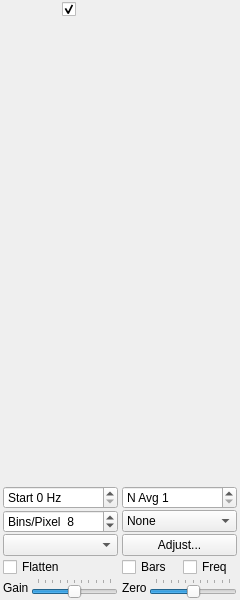
<?xml version="1.0" encoding="UTF-8"?>
<ui version="4.0">
 <class>VerticalWaterfall</class>
 <widget class="QDialog" name="VerticalWaterfall">
  <property name="geometry">
   <rect>
    <x>0</x>
    <y>0</y>
    <width>240</width>
    <height>600</height>
   </rect>
  </property>
  <property name="windowTitle">
   <string>Dialog</string>
  </property>
  <layout class="QVBoxLayout" name="verticalLayout">
   <property name="spacing">
    <number>1</number>
   </property>
   <property name="leftMargin">
    <number>0</number>
   </property>
   <property name="topMargin">
    <number>0</number>
   </property>
   <property name="rightMargin">
    <number>0</number>
   </property>
   <property name="bottomMargin">
    <number>0</number>
   </property>
   <item>
    <widget class="CVerticalPlotter" name="vertPlot">
     <property name="enabled">
      <bool>true</bool>
     </property>
     <property name="sizePolicy">
      <sizepolicy hsizetype="Preferred" vsizetype="MinimumExpanding">
       <horstretch>0</horstretch>
       <verstretch>0</verstretch>
      </sizepolicy>
     </property>
     <property name="minimumSize">
      <size>
       <width>150</width>
       <height>200</height>
      </size>
     </property>
     <property name="frameShape">
      <enum>QFrame::NoFrame</enum>
     </property>
     <property name="frameShadow">
      <enum>QFrame::Plain</enum>
     </property>
     <property name="lineWidth">
      <number>1</number>
     </property>
     <widget class="QCheckBox" name="cbControls">
      <property name="geometry">
       <rect>
        <x>62</x>
        <y>1</y>
        <width>18</width>
        <height>17</height>
       </rect>
      </property>
      <property name="maximumSize">
       <size>
        <width>18</width>
        <height>16777215</height>
       </size>
      </property>
      <property name="toolTip">
       <string>&lt;html&gt;&lt;head/&gt;&lt;body&gt;&lt;p&gt;Controls&lt;/p&gt;&lt;/body&gt;&lt;/html&gt;</string>
      </property>
      <property name="text">
       <string/>
      </property>
      <property name="checked">
       <bool>true</bool>
      </property>
     </widget>
    </widget>
   </item>
   <item>
    <widget class="QWidget" name="controls_widget" native="true">
     <property name="sizePolicy">
      <sizepolicy hsizetype="Preferred" vsizetype="Maximum">
       <horstretch>0</horstretch>
       <verstretch>0</verstretch>
      </sizepolicy>
     </property>
     <layout class="QGridLayout" name="gridLayout">
      <property name="leftMargin">
       <number>3</number>
      </property>
      <property name="topMargin">
       <number>1</number>
      </property>
      <property name="rightMargin">
       <number>3</number>
      </property>
      <property name="bottomMargin">
       <number>2</number>
      </property>
      <property name="horizontalSpacing">
       <number>4</number>
      </property>
      <property name="verticalSpacing">
       <number>1</number>
      </property>
      <item row="0" column="0">
       <widget class="QSpinBox" name="fStartSpinBox">
        <property name="toolTip">
         <string>&lt;html&gt;&lt;head/&gt;&lt;body&gt;&lt;p&gt;Frequency at bottom of waterfall&lt;/p&gt;&lt;/body&gt;&lt;/html&gt;</string>
        </property>
        <property name="suffix">
         <string> Hz</string>
        </property>
        <property name="prefix">
         <string>Start </string>
        </property>
        <property name="maximum">
         <number>4900</number>
        </property>
        <property name="singleStep">
         <number>100</number>
        </property>
       </widget>
      </item>
      <item row="0" column="1">
       <widget class="QSpinBox" name="waterfallAvgSpinBox">
        <property name="toolTip">
         <string>Number of FFTs averaged (controls waterfall scrolling rate)</string>
        </property>
        <property name="prefix">
         <string>N Avg </string>
        </property>
        <property name="minimum">
         <number>1</number>
        </property>
        <property name="maximum">
         <number>500</number>
        </property>
       </widget>
      </item>
      <item row="1" column="0">
       <widget class="QSpinBox" name="bppSpinBox">
        <property name="toolTip">
         <string>Compression factor for frequency scale</string>
        </property>
        <property name="prefix">
         <string>Bins/Pixel  </string>
        </property>
        <property name="minimum">
         <number>1</number>
        </property>
        <property name="maximum">
         <number>1000</number>
        </property>
        <property name="singleStep">
         <number>1</number>
        </property>
        <property name="value">
         <number>8</number>
        </property>
       </widget>
      </item>
      <item row="1" column="1">
       <widget class="QComboBox" name="timestampComboBox">
        <property name="toolTip">
         <string>&lt;html&gt;&lt;head/&gt;&lt;body&gt;&lt;p&gt;Position of time stamp across each interval column&lt;/p&gt;&lt;/body&gt;&lt;/html&gt;</string>
        </property>
        <property name="currentText">
         <string>None</string>
        </property>
        <item>
         <property name="text">
          <string>None</string>
         </property>
        </item>
        <item>
         <property name="text">
          <string>Bottom</string>
         </property>
        </item>
        <item>
         <property name="text">
          <string>Top</string>
         </property>
        </item>
       </widget>
      </item>
      <item row="2" column="0">
       <widget class="QComboBox" name="paletteComboBox">
        <property name="toolTip">
         <string>Select waterfall palette</string>
        </property>
       </widget>
      </item>
      <item row="2" column="1">
       <widget class="QPushButton" name="adjust_palette_push_button">
        <property name="toolTip">
         <string>&lt;html&gt;&lt;head/&gt;&lt;body&gt;&lt;p&gt;Enter definition for a new color palette.&lt;/p&gt;&lt;/body&gt;&lt;/html&gt;</string>
        </property>
        <property name="text">
         <string>Adjust...</string>
        </property>
        <property name="autoDefault">
         <bool>false</bool>
        </property>
       </widget>
      </item>
      <item row="3" column="0">
       <widget class="QCheckBox" name="cbFlatten">
        <property name="toolTip">
         <string>&lt;html&gt;&lt;head/&gt;&lt;body&gt;&lt;p&gt;Flatten spectral baseline over the full displayed interval.&lt;/p&gt;&lt;/body&gt;&lt;/html&gt;</string>
        </property>
        <property name="text">
         <string>Flatten</string>
        </property>
       </widget>
      </item>
      <item row="3" column="1">
       <layout class="QHBoxLayout" name="horizontalLayout_bars">
        <property name="spacing">
         <number>6</number>
        </property>
        <item>
         <widget class="QCheckBox" name="cbBars">
          <property name="text">
           <string>Bars</string>
          </property>
         </widget>
        </item>
        <item>
         <widget class="QCheckBox" name="cbFreq">
          <property name="text">
           <string>Freq</string>
          </property>
         </widget>
        </item>
       </layout>
      </item>
      <item row="4" column="0">
       <layout class="QHBoxLayout" name="horizontalLayout_gain">
        <property name="spacing">
         <number>2</number>
        </property>
        <item>
         <widget class="QLabel" name="labGain">
          <property name="text">
           <string>Gain</string>
          </property>
         </widget>
        </item>
        <item>
         <widget class="QSlider" name="gainSlider">
          <property name="sizePolicy">
           <sizepolicy hsizetype="Expanding" vsizetype="Fixed">
            <horstretch>1</horstretch>
            <verstretch>0</verstretch>
           </sizepolicy>
          </property>
          <property name="minimumSize">
           <size>
            <width>60</width>
            <height>0</height>
           </size>
          </property>
          <property name="toolTip">
           <string>Waterfall gain</string>
          </property>
          <property name="minimum">
           <number>-50</number>
          </property>
          <property name="maximum">
           <number>50</number>
          </property>
          <property name="orientation">
           <enum>Qt::Horizontal</enum>
          </property>
          <property name="tickPosition">
           <enum>QSlider::TicksAbove</enum>
          </property>
         </widget>
        </item>
       </layout>
      </item>
      <item row="4" column="1">
       <layout class="QHBoxLayout" name="horizontalLayout_zero">
        <property name="spacing">
         <number>2</number>
        </property>
        <item>
         <widget class="QLabel" name="labZero">
          <property name="text">
           <string>Zero</string>
          </property>
         </widget>
        </item>
        <item>
         <widget class="QSlider" name="zeroSlider">
          <property name="sizePolicy">
           <sizepolicy hsizetype="Expanding" vsizetype="Fixed">
            <horstretch>1</horstretch>
            <verstretch>0</verstretch>
           </sizepolicy>
          </property>
          <property name="minimumSize">
           <size>
            <width>60</width>
            <height>0</height>
           </size>
          </property>
          <property name="toolTip">
           <string>Waterfall zero</string>
          </property>
          <property name="minimum">
           <number>-50</number>
          </property>
          <property name="maximum">
           <number>50</number>
          </property>
          <property name="orientation">
           <enum>Qt::Horizontal</enum>
          </property>
          <property name="tickPosition">
           <enum>QSlider::TicksAbove</enum>
          </property>
         </widget>
        </item>
       </layout>
      </item>
     </layout>
    </widget>
   </item>
  </layout>
 </widget>
 <customwidgets>
  <customwidget>
   <class>CVerticalPlotter</class>
   <extends>QFrame</extends>
   <header>widgets/verticalplotter.h</header>
   <container>1</container>
  </customwidget>
 </customwidgets>
 <tabstops>
  <tabstop>cbControls</tabstop>
  <tabstop>adjust_palette_push_button</tabstop>
  <tabstop>cbFlatten</tabstop>
 </tabstops>
 <resources/>
 <connections/>
</ui>
